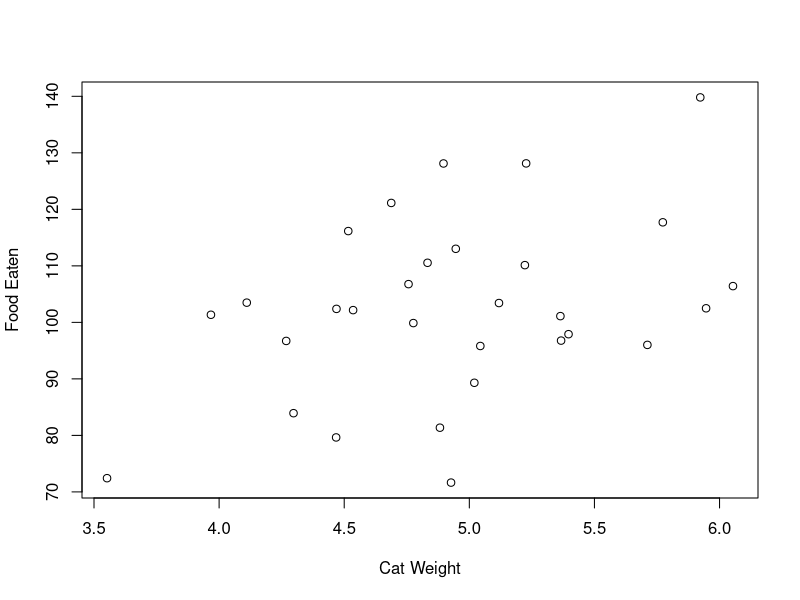
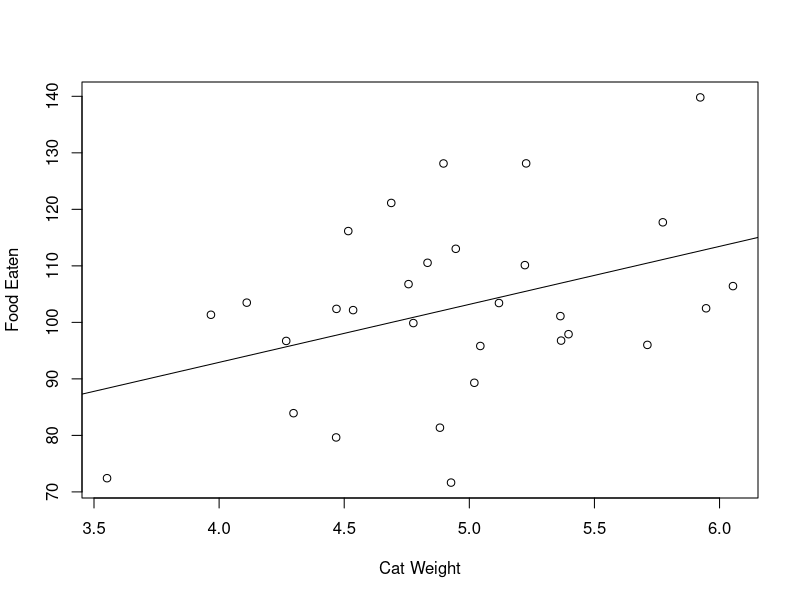
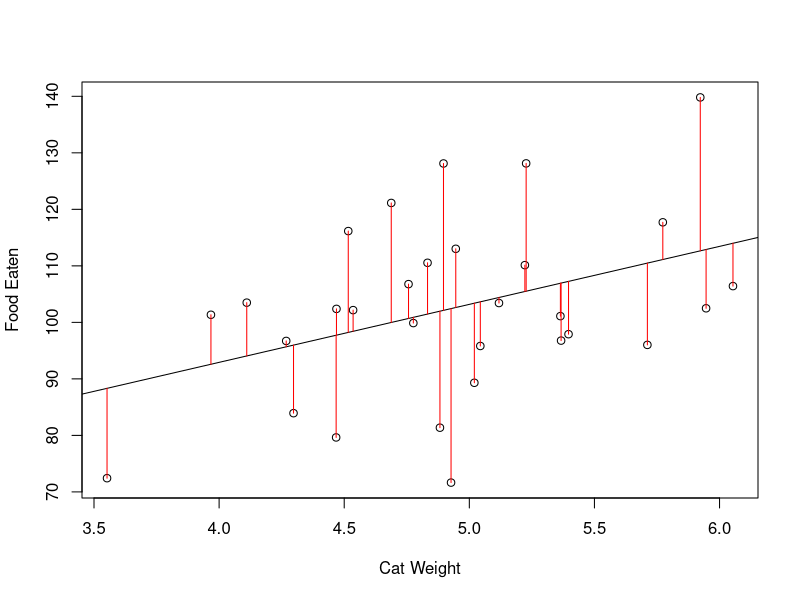
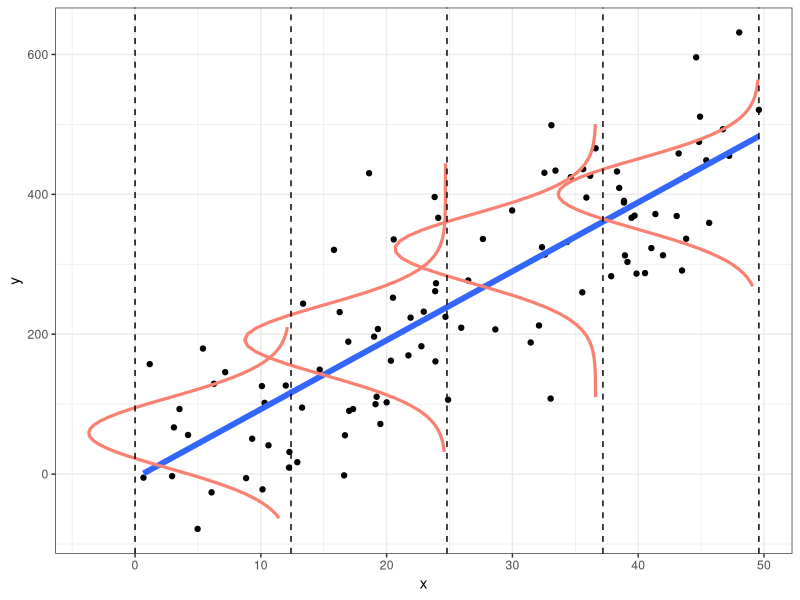
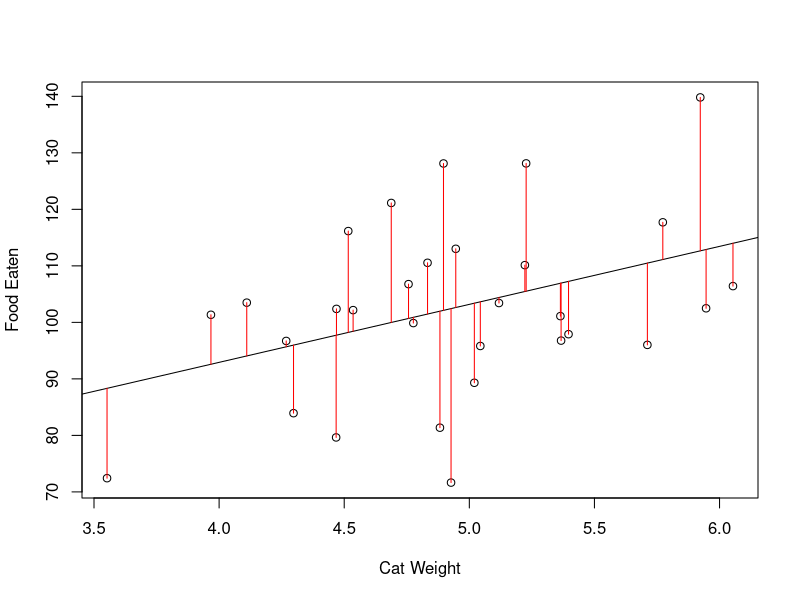
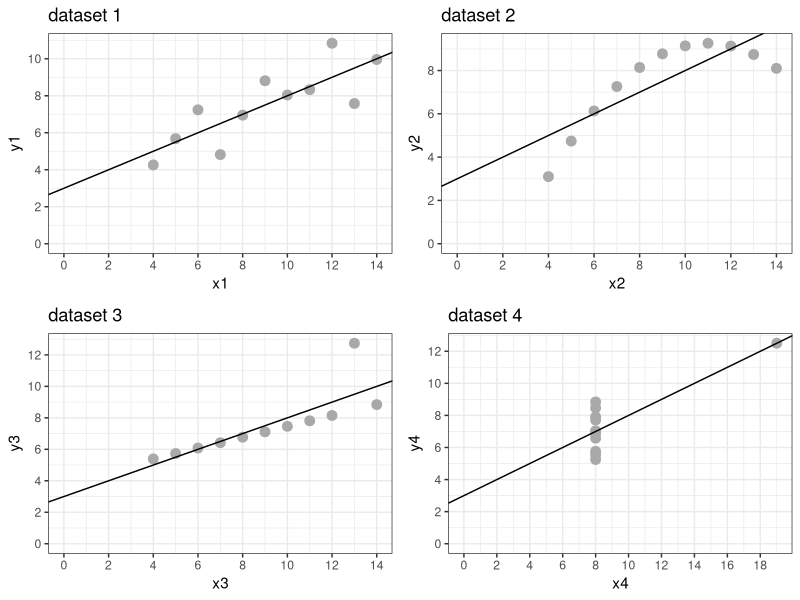

These figures' R source, in order:
## ---- chunk 1
library(knitr)
library(kableExtra)

n <- 30
intercept <- 100
options(digits = 3, scipen = 4)

set.seed("126")
cat_weight <- rnorm(n, mean = 5, sd = 1) # cat weight in kg
cat_age <- rnorm(n, mean = 60, sd = 24) # cat age in months
cat_breed <- factor(c(rep("Shorthair",n/2), rep("Manx", n/2)))

food_eaten <- intercept + 20*(cat_weight - mean(cat_weight)) + 2 + .5*(cat_age - mean(cat_age)) + rnorm(n, mean = 0, sd = 10)
catfood <- data.frame(CatWeight = cat_weight, FoodEaten = food_eaten)
catfood_age <- data.frame(CatWeight = cat_weight, CatAge = cat_age, FoodEaten = food_eaten)


print_p <- function(p){
  if(p < .01) return("*p* < .01")
  if(p <= .05) return(paste("*p* =", p))
  if(p > .05) return("*p* > .05")
}
## ---- chunk 2
kable(head(catfood))
## ---- chunk 3
plot(x = catfood$CatWeight, y = catfood$FoodEaten, xlab = "Cat Weight", ylab = "Food Eaten")
## ---- chunk 4
plot(x = catfood$CatWeight, y = catfood$FoodEaten, xlab = "Cat Weight", ylab = "Food Eaten")
abline(mod1 <- lm(catfood$FoodEaten ~ catfood$CatWeight))
## ---- chunk 5
plot(x = catfood$CatWeight, y = catfood$FoodEaten, xlab = "Cat Weight", ylab = "Food Eaten")
abline(mod1 <- lm(catfood$FoodEaten ~ catfood$CatWeight))
pre <- predict(mod1) # plot distances between points and the regression line
segments(catfood$CatWeight, catfood$FoodEaten, catfood$CatWeight, pre, col = "red")
## ---- chunk 6
# From http://stackoverflow.com/questions/31794876/ggplot2-how-to-curve-small-gaussian-densities-on-a-regression-line
library(ggplot2)
set.seed(0)
dat <- data.frame(x=(x=runif(100, 0, 50)),
                  y=rnorm(100, 10*x, 100))

## breaks: where you want to compute densities
breaks <- seq(0, max(dat$x), len=5)
dat$section <- cut(dat$x, breaks)

## Get the residuals
dat$res <- residuals(lm(y ~ x, data=dat))

## Compute densities for each section, and flip the axes, and add means of sections
## Note: the densities need to be scaled in relation to the section size (2000 here)
dens <- do.call(rbind, lapply(split(dat, dat$section), function(x) {
    d <- density(x$res, n=50)
    res <- data.frame(x=max(x$x)- d$y*2000, y=d$x+mean(x$y))
    res <- res[order(res$y), ]
    ## Get some data for normal lines as well
    xs <- seq(min(x$res), max(x$res), len=50)
    res <- rbind(res, data.frame(y=xs + mean(x$y),
                                 x=max(x$x) - 2000*dnorm(xs, 0, 50)))
    res$type <- rep(c("empirical", "normal"), each=50)
    res
}))
dens$section <- rep(levels(dat$section), each=100)

## Plot both empirical and theoretical
ggplot(dat, aes(x, y)) +
  geom_point() +
  geom_smooth(method="lm", fill=NA, lwd=2) +
  geom_path(data=dens[dens$type=="normal",], aes(x, y, group=section), color="salmon", lwd=1.1) +
  theme_bw() +
  geom_vline(xintercept=breaks, lty=2)
## ---- chunk 7
library(knitr)
n <- 30
intercept <- 100
options(digits = 3, scipen = 4)

set.seed("126")
cat_weight <- rnorm(n, mean = 5, sd = 1) # cat weight in kg
cat_age <- rnorm(n, mean = 60, sd = 24) # cat age in months
cat_breed <- factor(c(rep("Shorthair",n/2), rep("Manx", n/2)))

food_eaten <- intercept + 20*(cat_weight - mean(cat_weight)) + 2 + .5*(cat_age - mean(cat_age)) + rnorm(n, mean = 0, sd = 10)
catfood <- data.frame(CatWeight = cat_weight, FoodEaten = food_eaten)
catfood_age <- data.frame(CatWeight = cat_weight, CatAge = cat_age, FoodEaten = food_eaten)


print_p <- function(p){
  if(p < .01) return("*p* < .01")
  if(p <= .05) return(paste("*p* =", p))
  if(p > .05) return("*p* > .05")
}
plot(x = catfood$CatWeight, y = catfood$FoodEaten, xlab = "Cat Weight", ylab = "Food Eaten")
abline(mod1 <- lm(catfood$FoodEaten ~ catfood$CatWeight))
pre <- predict(mod1) # plot distances between points and the regression line
segments(catfood$CatWeight, catfood$FoodEaten, catfood$CatWeight, pre, col = "red")
## ---- chunk 8
kable(head(catfood_age))
write.csv(catfood_age, file = "catfood_age.csv")
## ---- chunk 9
summary((lm_catfood <- lm(formula = FoodEaten ~ CatWeight + CatAge, data = catfood_age)))
## ---- chunk 10
kable(summary(lm_catfood)$coefficients)
## ---- chunk 11
kable(summary((lm_catfood_interaction <- lm(formula = FoodEaten ~ CatWeight * CatAge, data = catfood_age)))$coef)

## ---- chunk 12
library(car)
vif(lm(formula = FoodEaten ~ CatWeight * CatAge, data = catfood_age))
## ---- chunk 13
catfood_age2 <- catfood_age
catfood_age2$CatWeight_centered <- scale(catfood_age$CatWeight, scale = FALSE)
catfood_age2$CatAge_centered <- scale(catfood_age$CatAge, scale = FALSE)
# re-fit the model
lm_catfood_interaction <- lm(formula = FoodEaten ~ CatWeight_centered * CatAge_centered, data = catfood_age2)
lm_catfood_interaction_table <- coef(summary(lm_catfood_interaction))
rownames(lm_catfood_interaction_table) <- c("(Intercept)", "Cat Weight", "Cat Age", "Cat Weight by Cat Age")
kable(lm_catfood_interaction_table)
vif_table <- data.frame(vif(lm_catfood_interaction))
colnames(vif_table) <- "VIF"
rownames(vif_table) <-  c("Cat Weight", "Cat Age", "Cat Weight by Cat Age")
kable(vif_table)
## ---- chunk 14
kable(summary(lm_catfood_interaction)$coefficients, format = "latex", booktabs = T) %>%
  kable_styling(latex_options = c("scale_down"))

## ---- chunk 15
library(ggplot2)
library(gridExtra)

data(anscombe)

p1 <- ggplot(anscombe) + geom_point(aes(x1, y1), color = "darkgrey", size = 3) + theme_bw() + scale_x_continuous(breaks = seq(0, 20, 2)) + scale_y_continuous(breaks = seq(0, 12, 2)) + geom_abline(intercept = 3, slope = 0.5) + expand_limits(x = 0, y = 0) + labs(title = "dataset 1")
p2 <- ggplot(anscombe) + geom_point(aes(x2, y2), color = "darkgrey", size = 3) + theme_bw() + scale_x_continuous(breaks = seq(0, 20, 2)) + scale_y_continuous(breaks = seq(0, 12, 2)) + geom_abline(intercept = 3, slope = 0.5) + expand_limits(x = 0, y = 0) + labs(title = "dataset 2")
p3 <- ggplot(anscombe) + geom_point(aes(x3, y3), color = "darkgrey", size = 3) + theme_bw() + scale_x_continuous(breaks = seq(0, 20, 2)) + scale_y_continuous(breaks = seq(0, 12, 2)) + geom_abline(intercept = 3, slope = 0.5) + expand_limits(x = 0, y = 0) + labs(title = "dataset 3")
p4 <- ggplot(anscombe) + geom_point(aes(x4, y4), color = "darkgrey", size = 3) + theme_bw() + scale_x_continuous(breaks = seq(0, 20, 2)) + scale_y_continuous(breaks = seq(0, 12, 2)) + geom_abline(intercept = 3, slope = 0.5) + expand_limits(x = 0, y = 0) + labs(title = "dataset 4")

grid.arrange(grobs = list(p1, p2, p3, p4), main = "Anscombe's Quartet")
